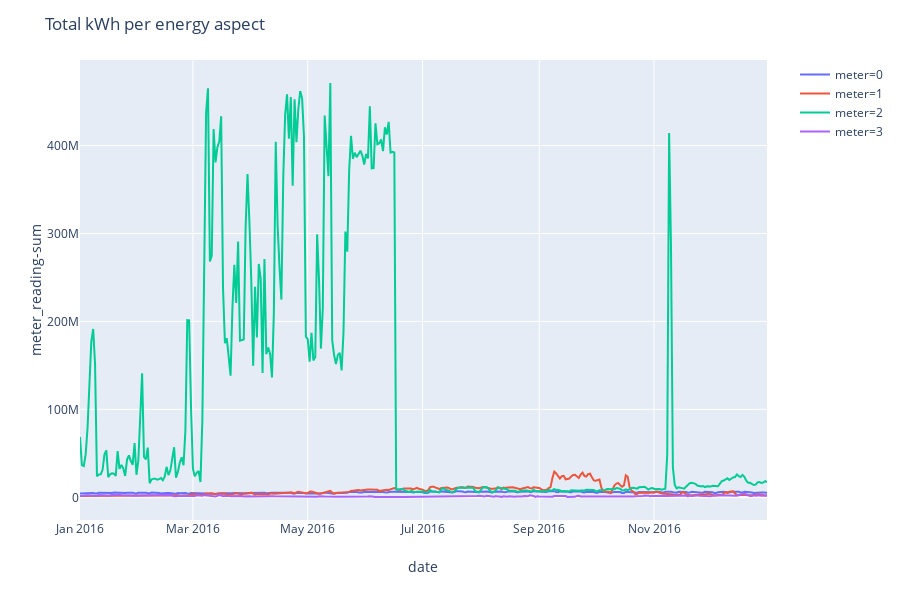

The notebook cell this image was saved under:
### Code cell
fig_total = px.line(daily_train_agg, x='date', y='meter_reading-sum', color='meter', render_mode='svg')
fig_total.update_layout(title='Total kWh per energy aspect')
fig_total.show()

### Figure 1 — Plotly figure (JSON) as saved in the notebook; plotly's stock layout.template omitted (floating-point values rounded to 4 significant figures; data arrays with more than 128 entries replaced by an {"elided": "..."} marker saying what was removed)
{"data": [{"hoverlabel": {"namelength": 0}, "hovertemplate": "meter=0<br>date=%{x}<br>meter_reading-sum=%{y}", "legendgroup": "meter=0", "line": {"color": "#636efa", "dash": "solid"}, "mode": "lines", "name": "meter=0", "showlegend": true, "type": "scatter", "x": {"elided": "732 str values"}, "xaxis": "x", "y": {"elided": "732 float values"}, "yaxis": "y"}, {"hoverlabel": {"namelength": 0}, "hovertemplate": "meter=1<br>date=%{x}<br>meter_reading-sum=%{y}", "legendgroup": "meter=1", "line": {"color": "#EF553B", "dash": "solid"}, "mode": "lines", "name": "meter=1", "showlegend": true, "type": "scatter", "x": {"elided": "732 str values"}, "xaxis": "x", "y": {"elided": "732 float values"}, "yaxis": "y"}, {"hoverlabel": {"namelength": 0}, "hovertemplate": "meter=2<br>date=%{x}<br>meter_reading-sum=%{y}", "legendgroup": "meter=2", "line": {"color": "#00cc96", "dash": "solid"}, "mode": "lines", "name": "meter=2", "showlegend": true, "type": "scatter", "x": {"elided": "732 str values"}, "xaxis": "x", "y": {"elided": "732 float values"}, "yaxis": "y"}, {"hoverlabel": {"namelength": 0}, "hovertemplate": "meter=3<br>date=%{x}<br>meter_reading-sum=%{y}", "legendgroup": "meter=3", "line": {"color": "#ab63fa", "dash": "solid"}, "mode": "lines", "name": "meter=3", "showlegend": true, "type": "scatter", "x": {"elided": "732 str values"}, "xaxis": "x", "y": {"elided": "732 float values"}, "yaxis": "y"}], "layout": {"height": 600, "legend": {"tracegroupgap": 0}, "margin": {"t": 60}, "title": {"text": "Total kWh per energy aspect"}, "xaxis": {"anchor": "y", "domain": [0, 0.98], "title": {"text": "date"}}, "yaxis": {"anchor": "x", "domain": [0, 1], "title": {"text": "meter_reading-sum"}}}}
